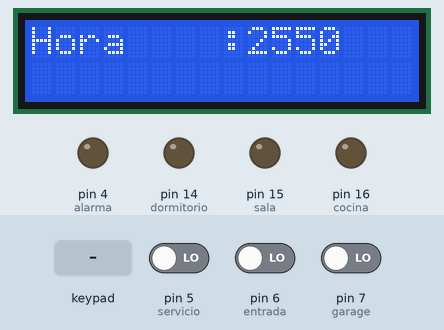
A sketch run on a simulated Arduino Mega 2560, built with avr-gcc and run on an emulated ATmega2560. Parts: 16×2 character LCD, output pins drawn as LEDs (lit = HIGH). The test bench sets the inputs (shaded band); at power-on: pin 5 (servicio) LOW, pin 6 (entrada) LOW, pin 7 (garage) LOW. Random numbers use the default seed unless the sketch sets one; EEPROM starts erased; what the sketch prints to the serial monitor is not drawn.

Above: at 1.6 s.
1.7 s: key 'A' pressed
At 1.93 s:
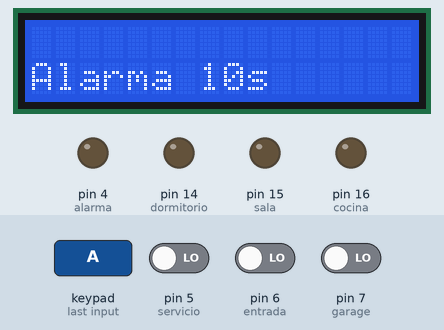
3.2 s: pin 5 (servicio) driven HIGH
At 4.8 s:
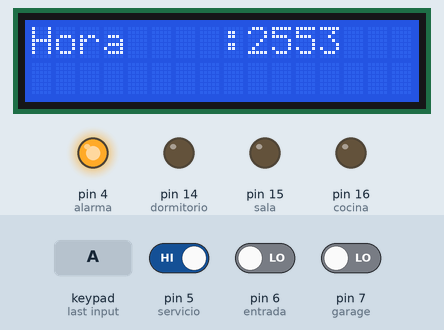
6.2 s: keypad keys 3 0 2 8 2 6 2 4 pressed 0.4 s apart
At 6.82 s:
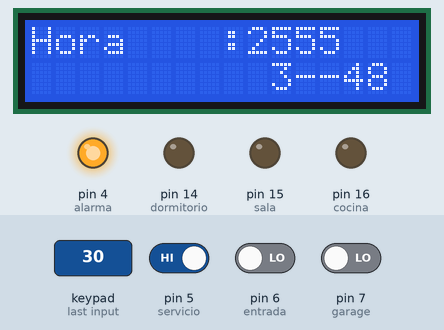
12.4 s: key '1' pressed
At 12.95 s:
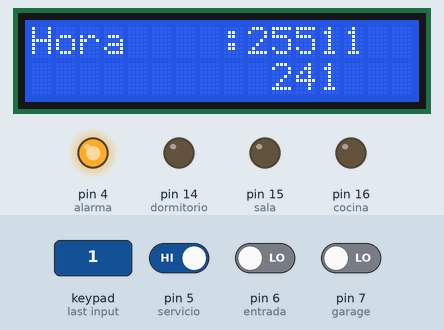
13.9 s: keypad keys 1 3 9 7 2 2 2 2 pressed 0.4 s apart
At 16.83 s:
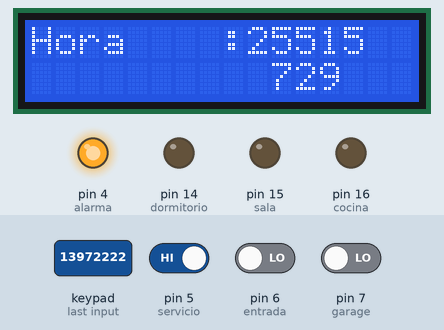
Timing chart, 0 to 18.3 s (numbered marks = the images above; inputs shaded):
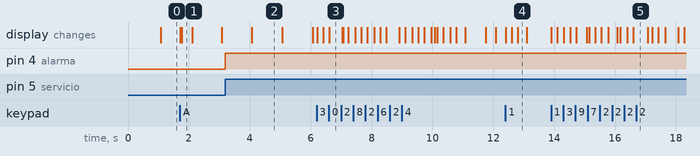

Measured:
- after the input at 3.2 s, pin 4 (alarma): LOW → HIGH at once
- what the display in image 2 shows lasts 1.0 s, from 4.1 s to 5.1 s

The sketch:

Domotica_final_Proyecto.ino
```cpp
//#include <Sleep_n0m1.h>

//LIBRERIAS
#include <TimerOne.h>
#include <EEPROM.h>
#include <Keypad.h>
#include <LiquidCrystal.h>//librerá de pantalla lcd
#include <MsTimer2.h>
#include <LowPower.h>
#include <avr/wdt.h> //Librería perro guardían


LiquidCrystal lcd(13,12,11,10,9,8); //pines de habilitacion RS,E,D4,D5,D6,D7
//----------------------------------------------------------
//VARIABLES SENSORES
int garage=7;
int entrada=6;
int servicio=5;
//----------------------------------------------------------
//VARIABLES RELOJ
int segundos;
int minutero;
int horero;

int tempo=0;

int alarma=4;
//----------------------------------------------------------
//VARIABLES LEDS
int dormitorio=14;
int sala=15;
int cocina=16;

long randNumber;

//----------------------------------------------------------
//EEPROM CONTRASENA
  char pass [3]={EEPROM.read(4),EEPROM.read(5),EEPROM.read(6)};
  char passre [3];

  char act [3]={EEPROM.read(10),EEPROM.read(11),EEPROM.read(12)};
  char actre [3];

  int i=0;

  int p;

  int j=10;

  int opcion;
//----------------------------------------------------------
//TECLADO
const byte ROWS = 4; //four rows
const byte COLS = 4; //four columns
char hexaKeys[ROWS][COLS] = {//datos de teclado
  {'1', '2', '3', 'A'},
  {'4', '5', '6', 'B'},
  {'7', '8', '9', 'C'},
  {'*', '0', '#', 'D'}
};
byte rowPins[ROWS] = {30, 28, 26 , 24 }; //connect to the row pinouts of the keypad
byte colPins[COLS] = {40, 38, 36, 34}; //connect to the column pinouts of the keypad

Keypad customKeypad = Keypad( makeKeymap(hexaKeys), rowPins, colPins, ROWS, COLS);
char customKeyCambiar = customKeypad.getKey();


void setup() {
//----------------------------------------------------------
//SERIAL y LCD
  lcd.begin(16, 2); //inicializar lcd
  lcd.setCursor(0, 0);
  lcd.print("SISTEMA DOMOTICO");
  Serial.begin(9600);//inicio de comunicacion serial
//----------------------------------------------------------
//EEPROM RELOJ
  minutero = EEPROM.read(20);
  horero = EEPROM.read(21);

//----------------------------------------------------------
//EEPROM CONTRASENA

//Contrasena Master
  //EEPROM.update(4,4);
  //EEPROM.update(5,7);
  //EEPROM.update(6,2);
  Serial.println(EEPROM.read(4));
  Serial.println(EEPROM.read(5));
  Serial.println(EEPROM.read(6));

//Contrasena Activacion
  //EEPROM.update(10,1);
  //EEPROM.update(11,2);
  //EEPROM.update(12,3);
  Serial.println(EEPROM.read(10));
  Serial.println(EEPROM.read(11));
  Serial.println(EEPROM.read(12));

  Serial.println(EEPROM.read(7));
  Serial.println(EEPROM.read(8));
  Serial.println(EEPROM.read(9));

//----------------------------------------------------------
//TIMERS
  MsTimer2::set(1000, reloj);//inicializacion de interrupcion de tiempo
  MsTimer2::start();//inicio de reloj

  Timer1.initialize(1000000);//contador a 1 seg

//----------------------------------------------------------
//PINES
  pinMode(garage,INPUT);//PINES DE ENTRADA
  pinMode(entrada,INPUT);//PINES DE ENTRADA
  pinMode(servicio,INPUT);//PINES DE ENTRADA
  pinMode(dormitorio, OUTPUT);//PINES DE ENTRADA
  pinMode(sala, OUTPUT);//PINES DE ENTRADA
  pinMode(cocina, OUTPUT);//PINES DE ENTRADA
  pinMode(alarma, OUTPUT);//PINES DE ENTRADA

//----------------------------------------------------------

Serial.println("LA CONFIGURACION ALMACENADA ES:");
Serial.println(EEPROM.read(24));
}

void loop() {
 keyPress();
//Serial.print(p);
// attachInterrupt(0, wakeUp, LOW);
// LowPower.powerDown(SLEEP_FOREVER, ADC_OFF, BOD_OFF);
// LowPower.idle(SLEEP_8S, ADC_OFF, TIMER5_OFF, TIMER4_OFF, TIMER3_OFF,
//       TIMER2_OFF, TIMER1_OFF, TIMER0_OFF, SPI_OFF, USART3_OFF,
//        USART2_OFF, USART1_OFF, USART0_OFF, TWI_OFF);
 detachInterrupt(0);


if(EEPROM.read(24)==2){
  luces();
  }
 if(EEPROM.read(24)==0){
  digitalWrite(4,LOW);
  }

 if(EEPROM.read(24)==1){
  if(digitalRead(7)==HIGH||
     digitalRead(6)==HIGH||
     digitalRead(5)==HIGH){

     digitalWrite(4,HIGH);
     }

     if(EEPROM.read(24)==3){
  wakeUp();
  }

  }
 }


//---------------------------------------------------------------
//CONTROL DE ACCESO Y ALARMA
void reloj () {
 lcd.clear();//limpiar LCD
  lcd.setCursor(0,0);//posicionar cursor
  lcd.print("Hora");//imprimir en LCD
  lcd.setCursor(8,0);//posicionar cursor
  lcd.print(":");//imprimir LCD
  lcd.setCursor(11,0);//posicionar cursor
  lcd.print(":");//imprimir en LCD
  lcd.setCursor(6,0);//posicionar cursor
  //lcd.print("0");////imprimir en LCD
  //lcd.print(horero);
   lcd.setCursor(9,0);//posicionar cursor
  //lcd.print("0");////imprimir en LCD
  lcd.print(minutero);
   lcd.setCursor(12,0);//posicionar cursor
  //lcd.print("0");////imprimir en LCD
  lcd.print(segundos);
//-----------------------------------------------------------

//HORA NORMAL
/*
   if(segundos<59){
      segundos++;
    }
    else{
         if(minutero<59){
           minutero++;
           EEPROM.write(20,minutero);
           segundos=0;
          }
          else{
              if(horero<24){
                horero++;
                EEPROM.write(21,horero);
                minutero=0;
                }
                else{
                   horero=0;
                  }
            }
      }

 */
//----------------------------------------------------------
//HORA PROYECTO

if(segundos<59){
      segundos++;
    }
    else{
         if(minutero<3){
           minutero++;
           EEPROM.write(20,minutero);
           segundos=0;

          }else{

            minutero=0;
            segundos=0;
            }
      }


}

void keyPress(){

  char customKey = customKeypad.getKey();
  switch (customKey){
    case '0'...'9':
    Serial.println("");
    passre[i]=customKey;
    i++;

    EEPROM.update(7,passre[0]-48);
    EEPROM.update(8,passre[1]-48);
    EEPROM.update(9,passre[2]-48);

    Serial.print(customKey);

lcd.setCursor(10,1 );
lcd.print(passre[0]-48);
delay(200);
lcd.setCursor(11,1 );
lcd.print(passre[1]-48);
delay(200);
lcd.setCursor(12,1 );
lcd.print(passre[2]-48);
delay(200);
  if(i>2){

    i=0;
    }
    break;
    case 'A':
    Serial.println("Control de acceso");
    checkPassword();
    EEPROM.update(24,p);

    Serial.println("Para cambiar la contrasena siga los siguientes pasos");
    Serial.println("1. Ingrese la nueva contrasena");
    Serial.println("2. Oprima D para guardar como Master");
    Serial.println("3. Oprima * para guardar como Activacion");

    break;
    case 'B':
    Serial.println("Sistema de Luces");
    p=2;
    EEPROM.update(24,p);
    break;

    case 'C':
    Serial.println("Sistema de Carga");
    p=3;
    EEPROM.update(24,p);
    wakeUp();
    break;
    case 'D':

    opcion=1;
    checkPassword();
    break;
    case '*':
    opcion=2;
    checkPassword();
    break;

    case '#':

    break;
     }
  }


void checkPassword(){

  if (EEPROM.read(4)==EEPROM.read(7)&&
      EEPROM.read(5)==EEPROM.read(8)&&
      EEPROM.read(6)==EEPROM.read(9)){
      Serial.println("Master Correcto");
      Serial.println("Alarma Desactivada");
      lcd.clear();
      lcd.setCursor(0,1);//posicionar cursor
      lcd.print("Alarma OFF");

  p=0;
    }
  if (EEPROM.read(10)==EEPROM.read(7)&&
        EEPROM.read(11)==EEPROM.read(8)&&
        EEPROM.read(12)==EEPROM.read(9)){
        Serial.println("Activacion Correcto");
        Serial.println("Alarma se Activara en 10 segundos");
        Timer1.attachInterrupt(temporizador);

      lcd.clear();
      lcd.setCursor(0,1);//posicionar cursor
      lcd.print("Alarma 10s");
   p=1;
        }

   if(opcion==1&&p==0){

        EEPROM.update(4,EEPROM.read(7));
        EEPROM.update(5,EEPROM.read(8));
        EEPROM.update(6,EEPROM.read(9));
    }

     if(opcion==2&&p==0){

        EEPROM.update(10,EEPROM.read(7));
        EEPROM.update(11,EEPROM.read(8));
        EEPROM.update(12,EEPROM.read(9));


    }

  }

  void temporizador(){

    tempo++;
    //Serial.println(tempo);
    if(tempo==10){
      Serial.println("ALARMA ACTIVADA");
      lcd.clear();
      lcd.setCursor(0,1);//posicionar cursor
      lcd.print("Alarma ON");
    }

  }

//---------------------------------------------------------------
//SISTEMA AUTOMATICO DE LUCES
void luces(){

  if(minutero==1){
  randNumber = random(14,17);
  digitalWrite(randNumber,HIGH);
  delay(200);
  digitalWrite(randNumber,LOW);
  delay(200);
    }

  if(minutero==2){
    digitalWrite(14,LOW);
    digitalWrite(15,LOW);
    digitalWrite(16,LOW);
    }

  }


//---------------------------------------------------------------
//SISTEMA DE CARGA
void wakeUp()
{ if(minutero==2 || minutero==3 ){
       for (int i = 0 ;  i  <  16 ; i++)
             LowPower.powerDown(SLEEP_4S, ADC_OFF, BOD_OFF);
             if(i==32){
              wdt_enable(WDTO_1S);
             }
}
}
```
